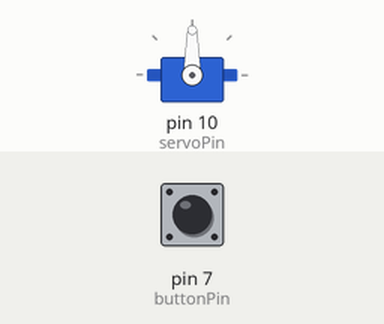
Bench run of a sketch on a simulated Arduino Uno, built with avr-gcc and run on an emulated ATmega328P. Shown: servo. The test bench sets the inputs (shaded band); at power-on: pin 7 (buttonPin) LOW. Random numbers use the default seed unless the sketch sets one.

Above: at 1.2 s.
1.3 s: pin 7 (buttonPin) pulled HIGH for 0.15 s
At 2.1 s:
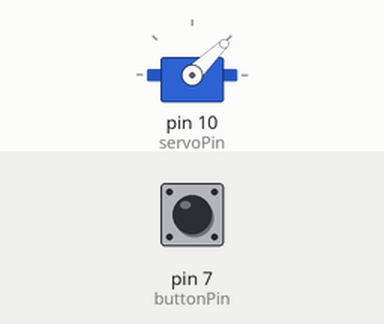
At 4.04 s:
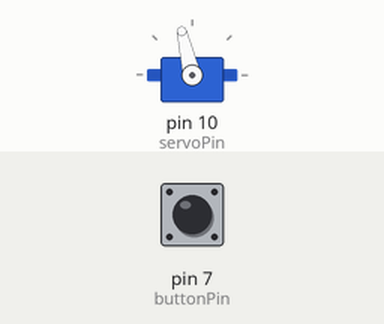
4.4 s: pin 7 (buttonPin) pulled HIGH for 3.2 s
9.1 s: pin 7 (buttonPin) pulled HIGH for 1 s
11.6 s: pin 7 (buttonPin) pulled HIGH for 0.15 s
At 12.9 s:
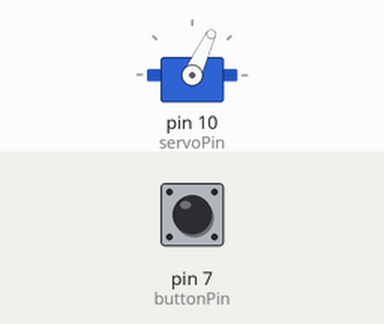
Timing chart, 0 to 15.7 s (numbered marks = the images above; inputs shaded):
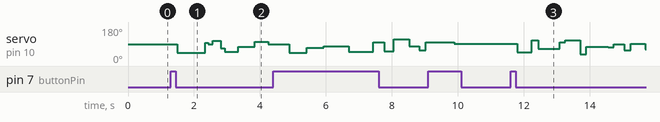

The sketch:

Robot.ino
```cpp
/*****************************************************
    RANDOM DRAWING ROBOT
    Use servo motors and the random library to create
    a simple robot that draws random strokes at the
    touch of a button.
    ***************************************************/

    #include <Servo.h>

    int buttonPin = 7;
    int servoPin = 10;

    // Declare your servo
    Servo myServo;
    // Keep track of robot state
    int robotOn = 0;

    void setup() {
      pinMode(buttonPin, INPUT);
      pinMode(servoPin, OUTPUT);
      // Initalize servo for pin 10
      myServo.attach(10);
      // Initialize random number generator
      randomSeed(analogRead(0));
    }

    void loop() {
      // Change robot state if button pressed
      if(digitalRead(buttonPin)) {
        robotOn = !robotOn;
        delay(200);
       }

       // If robot is running, write a random value
       if(robotOn) {
         // Generate a random number between 30 and 120
         int randNum = random(30,120);
         // Rotate the servo to our random number of degrees
         myServo.write(randNum);
         // Generate a random number for delay between strokes
         int randDelay = random(100,500);
         delay(randDelay);
      }
    }
```
